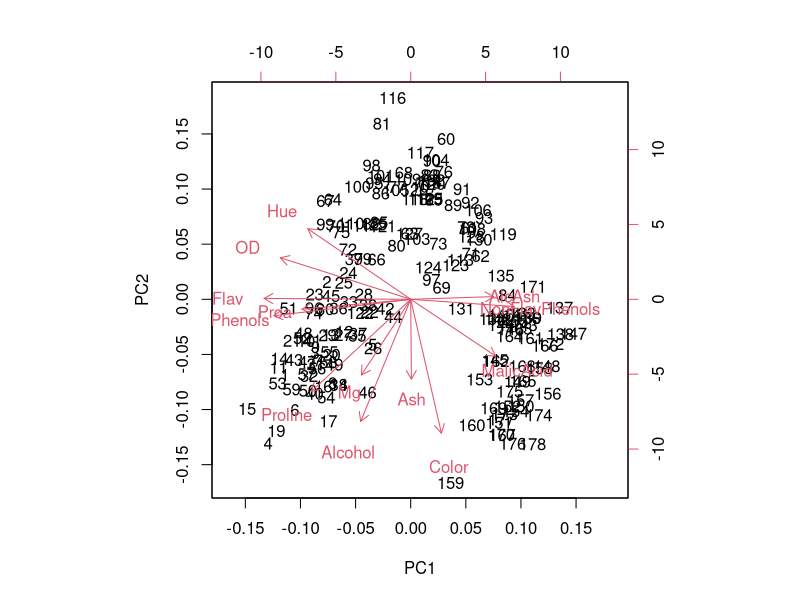
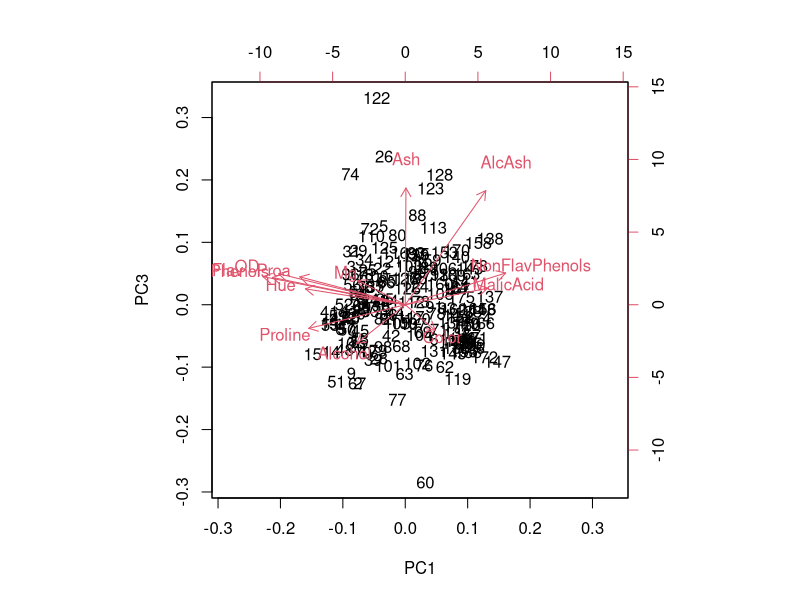
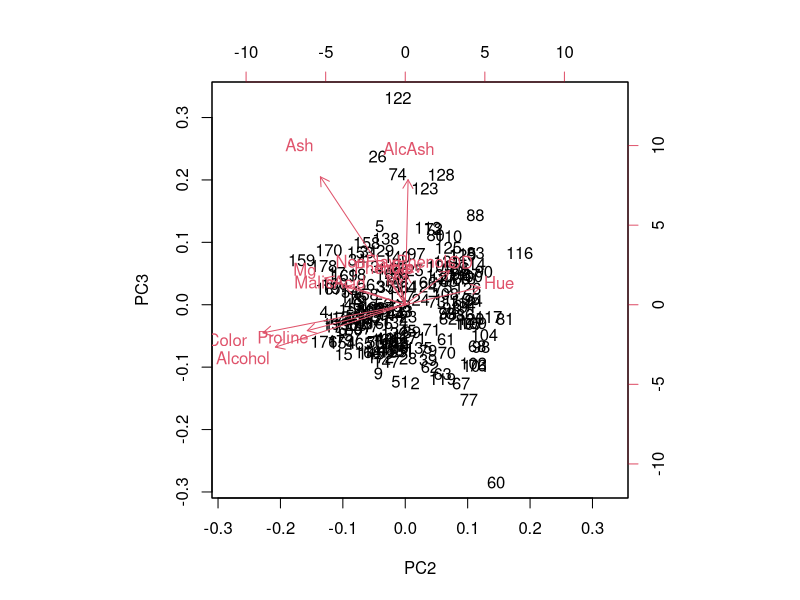
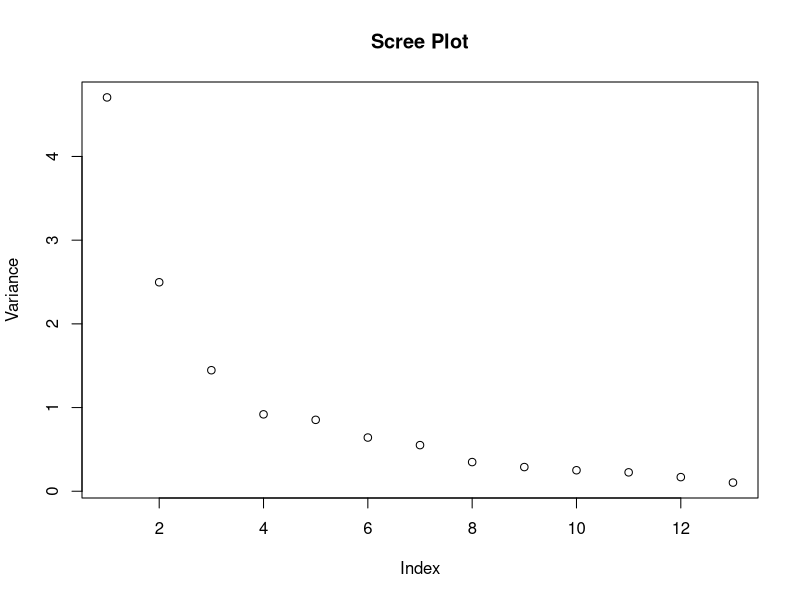

Generate these figures, in order, with R:
# Name: Christian Peters

# No. 13)
# ======

data <- read.csv('wines.csv')

# a)

X <- data[, 1:13]

print(prcomp(X, scale = FALSE))

# As we can see, there is most likely a scaling issue. When looking at the variable
# 'Proline', we can see that it's values range from 278 to 1680, causing much more
# variance than any other variable (var(Proline) = 99166.72 which is more than
# two orders of magnitude greater than var(Mg) = 203.9893, the second biggest variance).
# As a result, the first principal component is nearly completely occupied by
# Proline and already explains more than 99% of the total variance.

# b)

res <- prcomp(X, scale = TRUE)
print(res)

# get the first three principal components
print(best3 <- res$rotation[, 1:3])

# create the biplots
biplot(res, choices=c(1, 2))
biplot(res, choices=c(1, 3))
biplot(res, choices=c(2, 3))

# c)

# 1. Choose l so that at least 75% of the variance is explained:
vars <- res$sdev ** 2
l <- min(which(cumsum(vars) / sum(vars) > 0.75))
# l = 5, so choose the first 5 PCs according to this criterion

# 2. Choose all PCs that have more variance than the mean
l <- max(which(vars >= mean(vars)))
# l=3, so choose the first 3 PCs according to this criterion

# 3. Choose l using a scree plot
plot(vars, main = 'Scree Plot', ylab = 'Variance')
# According to this criterion, it makes sense to choose 3 PCs.

# Personally I would rely on the scree plot and choose the best 3 PCs because
# when knowing nothing else about the problem, this seems to be the most intuitive method.